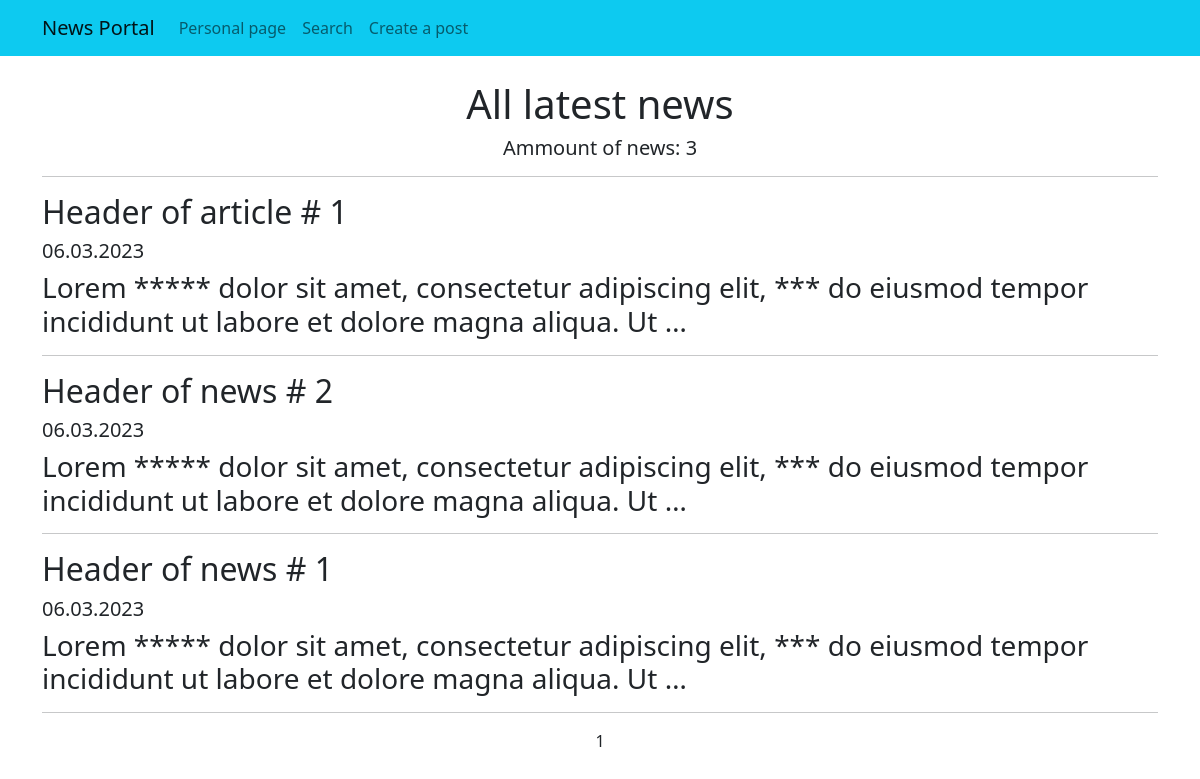
Before: /news/ with the older database file.
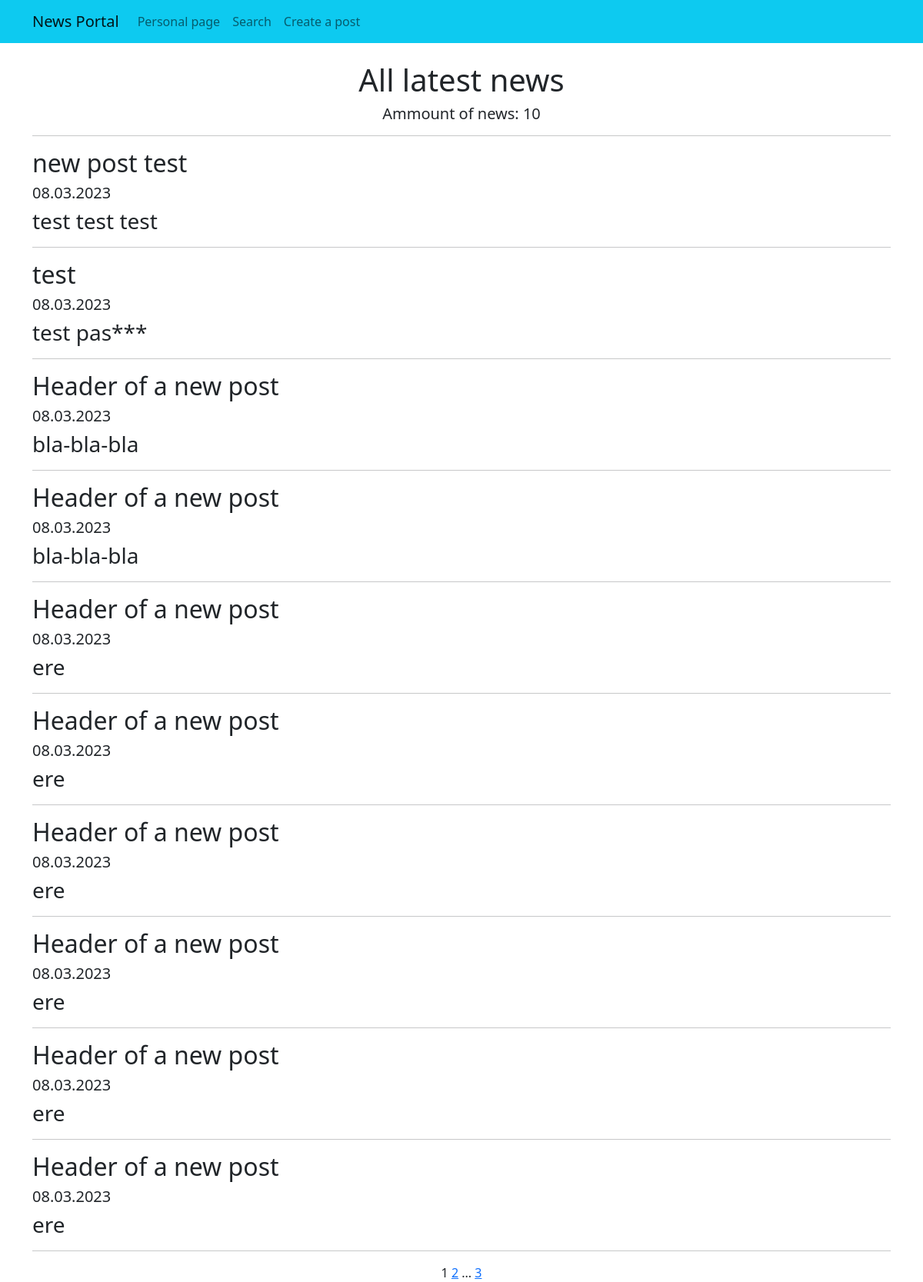
After: the same page with the newer database file.
### app/models.py (models this page shows, shortened)
class Post(models.Model):  # модель содержит в себе статьи и новости, которые создают пользователи
    post_header = models.CharField(max_length=64)  # заголовок статьи/новости
    post_text = models.TextField()  # текст статьи/новости
    post_rating = models.IntegerField(default=0)  # рейтинг статьи/новости
    post_type = models.CharField(max_length=1, choices=cat, default=news)  # поле с выбором — «статья» или «новость»;
    post_datetime = models.DateTimeField(auto_now_add=True)  # автоматически добавляемая дата и время создания;
    author = models.ForeignKey(Author, on_delete=models.CASCADE)  # связь «один ко многим» с моделью Author;
    category = models.ManyToManyField(Category, through='PostCategory')  # связь «многие ко многим» с моделью Category (с дополнительной моделью PostCategory);

### app/views.py (the view)
# urls.py: path('', PostList.as_view(), name='post_list'),
class PostList(ListView):
    model = Post
    ordering = '-post_datetime'
    template_name = 'post_list.html'
    context_object_name = 'post_list'
    paginate_by = 10

### app/templatetags/custom_filters.py (called while the page is built)
@register.filter()
def censor(value, word:str):
    if word in value:
        value = value.replace(word, '*'*len(word))
    return value

### templates/post_list.html (shortened to what this page needs)
{% extends 'flatpages/default.html' %}
{% load custom_filters %}
{% block content %}
<br>
<h1>All latest news</h1>
<h5>Ammount of news: {{ post_list|length }}</h5>
<hr>
{% for post in post_list%}
    <div align="left">
        <h2>{{ post.post_header|censor:'ipsum'|censor:'sed' }}</h2>
        <h5>{{ post.post_datetime|date:"d.m.Y" }}</h5>
    <h3>{{ post.post_text|truncatewords:20|censor:'ipsum'|censor:'sed' }}</h3>
    <hr>
    </div>
{% endfor %}
   {{ page_obj.number }}
   {% if page_obj.has_next %}
       <a href="?page={{ page_obj.next_page_number }}">{{ page_obj.next_page_number }}</a>
       {% if paginator.num_pages != page_obj.next_page_number %}
           ...
           <a href="?page={{ page_obj.paginator.num_pages }}">{{ page_obj.paginator.num_pages }}</a>
       {% endif %}
   {% endif %}
{% endblock content %}

Changed rows visible on the page:
no longer on this page (row unchanged): Post: post_header|censor "Header of article # 1", post_datetime "06.03.2023", post_text|censor "Lorem ***** dolor sit amet, consectetur adipiscing elit, *** do eiusmod tempor incididunt ut labore et dolore magna aliqua. Ut …"
no longer on this page (row unchanged): Post: post_header|censor "Header of news # 2", post_datetime "06.03.2023", post_text|censor "Lorem ***** dolor sit amet, consectetur adipiscing elit, *** do eiusmod tempor incididunt ut labore et dolore magna aliqua. Ut …"
no longer on this page (row edited): Post: post_header|censor "Header of news # 1", post_datetime "06.03.2023", post_text|censor "Lorem ***** dolor sit amet, consectetur adipiscing elit, *** do eiusmod tempor incididunt ut labore et dolore magna aliqua. Ut …"
added Post: post_header|censor "new post test", post_datetime "08.03.2023", post_text|censor "test test test"
added Post: post_header|censor "test", post_datetime "08.03.2023", post_text|censor "test pas***"
added Post: post_header|censor "Header of a new post", post_datetime "08.03.2023", post_text|censor "bla-bla-bla"
added Post: post_header|censor "Header of a new post", post_datetime "08.03.2023", post_text|censor "bla-bla-bla"
added Post: post_header|censor "Header of a new post", post_datetime "08.03.2023", post_text|censor "ere"
added Post: post_header|censor "Header of a new post", post_datetime "08.03.2023", post_text|censor "ere"
added Post: post_header|censor "Header of a new post", post_datetime "08.03.2023", post_text|censor "ere"
added Post: post_header|censor "Header of a new post", post_datetime "08.03.2023", post_text|censor "ere"
added Post: post_header|censor "Header of a new post", post_datetime "08.03.2023", post_text|censor "ere"
added Post: post_header|censor "Header of a new post", post_datetime "08.03.2023", post_text|censor "ere"
Other visible differences:
{{ post_list|length }}: "3" → "10"
{{ page_obj.next_page_number }}: (not shown) → "2"
{{ page_obj.paginator.num_pages }}: (not shown) → "3"
